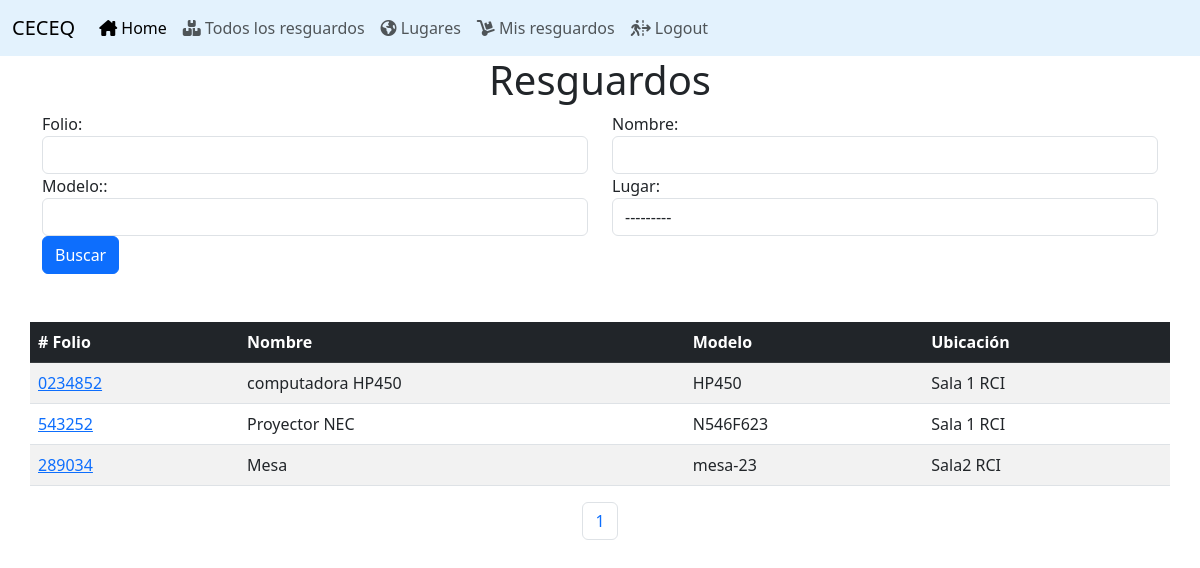
The app's page /list_items/ (signed in) with its own data.
### items/models.py (models this page shows, shortened)
class Item(models.Model):
    n_oficialia = models.CharField(max_length=15, blank=False, verbose_name='Número de Oficialia')
    descripcion = models.CharField(max_length=250,blank=False,verbose_name='Descripción')
    n_serie = models.CharField(max_length=100, blank=False, verbose_name='Número de serie')
    marca = models.CharField(max_length=20, blank=False, verbose_name='Marca')
    modelo_i = models.CharField(max_length=50, blank=True, verbose_name='Modelo')
    f_factura = models.DateField(blank=True, verbose_name='Fecha de factura')
    n_factura = models.CharField(max_length=10,blank=True, verbose_name='Número de factura')
    orden_c = models.CharField(max_length=8,blank=True, verbose_name='Orden de compra')
    proveedor_c = models.CharField(max_length=25,blank=True, verbose_name='Proveedor')
    centro_c = models.CharField(max_length=6,blank=True, verbose_name='Centrocosto')
    comentarios = models.TextField(blank=True, verbose_name='Comentarios')
    lugar = models.ForeignKey(Location,on_delete=models.CASCADE, verbose_name='Lugar')
    funcionario = models.ForeignKey(User,on_delete=models.CASCADE, verbose_name='Funcionario')
    active = models.BooleanField(default=True, verbose_name='Activo')
    created_at = models.DateTimeField(auto_now_add=True)
    updated_at = models.DateTimeField(auto_now=True)

### location/models.py (models this page shows)
class Location(models.Model):
    name = models.CharField(max_length=50, blank=False)
    description = models.CharField(max_length=250,blank=True)
    created_at = models.DateTimeField(auto_now_add=True)
    updated_at = models.DateTimeField(auto_now=True)
    def __str__(self):
        return self.name

### items/views.py (the view)
# urls.py: path('list_items/',viewsItems.list_items, name='list_items'),
@login_required
def list_items(request):
    item_filter = ItemFilter(request.GET,Item.objects.filter(active=True, funcionario= request.user))
    pagination = Paginator(item_filter.qs,10)
    page = request.GET.get('page')
    items = pagination.get_page(page)
    number_pages = "a"*items.paginator.num_pages
    return render(request,'item/list.html',{
        'items':items,
        'item_filter':item_filter,
        'nums': number_pages,
    })

### templates/item/list.html (shortened to what this page needs)
{% extends 'base.html' %}
{% block content %}
<main class="container">
    <div class="row">
        <h1 class="text-center ">Resguardos</h1>
        <form method="GET">
          <div class="row">
            <div class="col">
              <label for="n_oficialia">Folio:</label>
              {{item_filter.form.n_oficialia}}
            </div>
            <div class="col">
              <label for="descripcion">Nombre:</label>
              {{item_filter.form.descripcion}}
            </div>
          </div>
          <div class="row">
            <div class="col">
              <label for="modelo_i">Modelo::</label>
              {{item_filter.form.modelo_i}}
            </div>
            <div class="col">
              <label for="lugar">Lugar:</label>
              {{item_filter.form.lugar}}
            </div>
          </div>
          <div>
            <button class="btn btn-primary">Buscar</button>
          </div>
        </form>
        <table class="table table-striped mt-5">
            <thead class="table-dark">
                <tr>
                  <th scope="col"># Folio</th>
                  <th scope="col">Nombre</th>
                  <th scope="col">Modelo</th>
                  <th scope="col">Ubicación</th>
                </tr>
              </thead>
              <tbody>
                {% for item in items  %}
                <tr>
                    <td> <a href="{% url 'item_detail' item.id %}">{{ item.n_oficialia }}</a> </td>
                    <td>{{ item.descripcion }}</td>
                    <td>{{ item.modelo_i }}</td>
                    <td>{{ item.lugar }}</td>
                  </tr>
                {% endfor %}
              </tbody>
        </table>
    </div>
    <div>
      <nav aria-label="Page navigation example">
          <ul class="pagination justify-content-center">
              {% for i in nums %}
                  <li class="page-item"><a class="page-link" href="?page={{forloop.counter}}">{{forloop.counter}}</a></li>
              {%endfor%}
          </ul>
        </nav>
      </div>
</main>
{% endblock content %}

### records on screen
Item: n_oficialia "0234852", descripcion "computadora HP450", modelo_i "HP450", lugar "Sala 1 RCI"
Item: n_oficialia "543252", descripcion "Proyector NEC", modelo_i "N546F623", lugar "Sala 1 RCI"
Item: n_oficialia "289034", descripcion "Mesa", modelo_i "mesa-23", lugar "Sala2 RCI"
